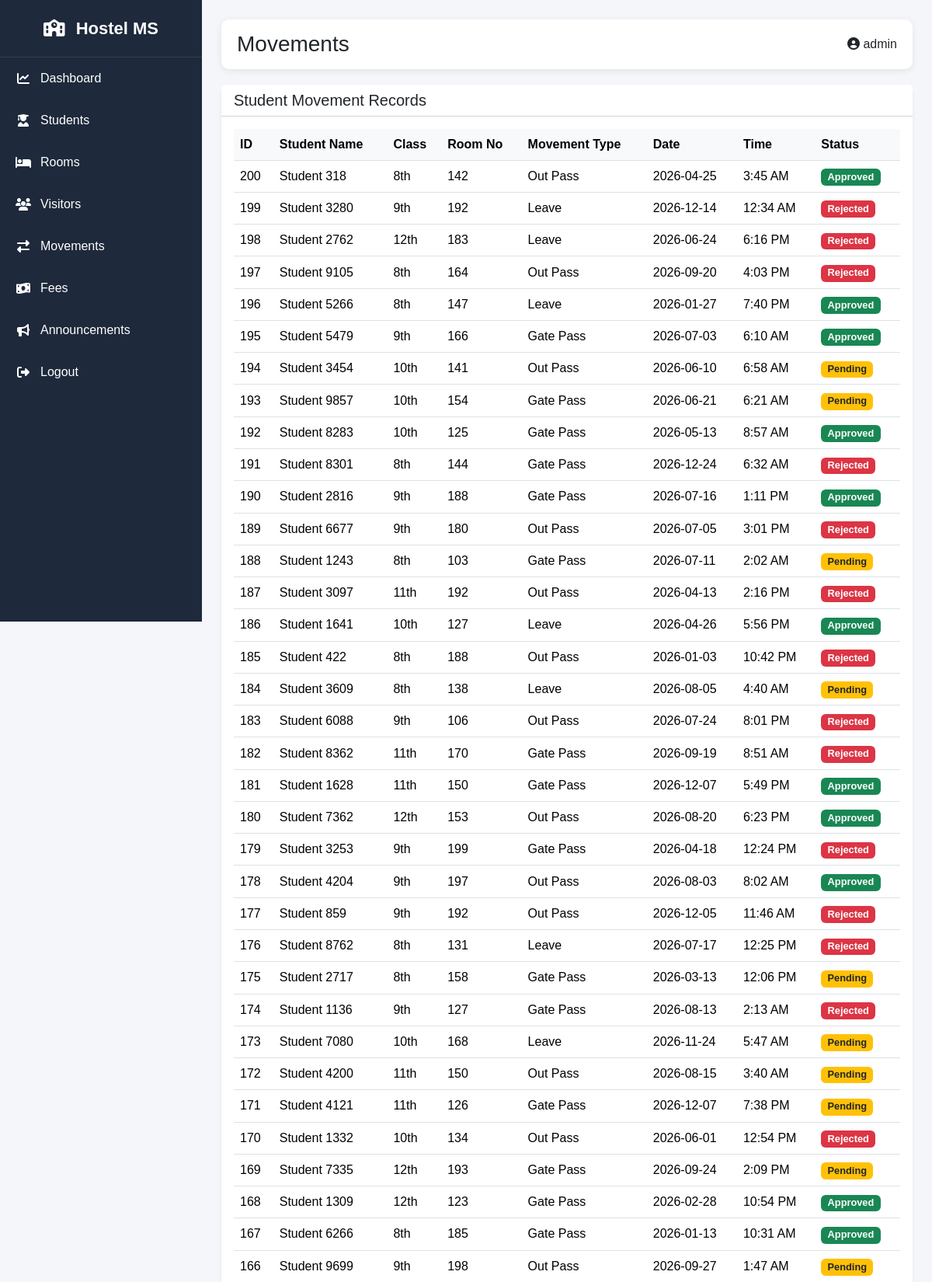
Screenshot of /movements (signed in, upper part) with the database file from the repository.
### models.py (models this page shows)
class Movement(db.Model):
    __tablename__ = "movements"
    id = db.Column(
        db.Integer,
        primary_key=True
    )
    student_name = db.Column(
        db.String(150),
        nullable=False
    )
    class_name = db.Column(
        db.String(20)
    )
    room_no = db.Column(
        db.String(20)
    )
    movement_type = db.Column(
        db.String(50)
    )
    date = db.Column(
        db.String(50)
    )
    time = db.Column(
        db.String(50)
    )
    reason = db.Column(
        db.Text
    )
    status = db.Column(
        db.String(20),
        default="Pending"
    )
    created_at = db.Column(
        db.DateTime,
        default=datetime.utcnow
    )

### routes/hostel_routes.py (the view)
@hostel_bp.route(
    "/movements"
)
def movements():
    if "user_id" not in session:
        return redirect(
            url_for(
                "auth.login"
            )
        )
    movements = Movement.query.order_by(
        Movement.created_at.desc()
    ).all()
    return render_template(
        "movements.html",
        movements=movements
    )

### templates/movements.html (shortened to what this page needs)
{% extends "base.html" %}
{% block page_title %}
Movements
{% endblock %}
{% block content %}
<div class="card border-0 shadow-sm">
    <div class="card-header bg-white">
        <h5 class="mb-0">
            Student Movement Records
        </h5>
    </div>
    <div class="card-body">
        <div class="table-responsive">
            <table class="table table-hover align-middle">
                <thead>
                    <tr>
                        <th>ID</th>
                        <th>Student Name</th>
                        <th>Class</th>
                        <th>Room No</th>
                        <th>Movement Type</th>
                        <th>Date</th>
                        <th>Time</th>
                        <th>Status</th>
                    </tr>
                </thead>
                <tbody>
                    {% for movement in movements %}
                    <tr>
                        <td>
                            {{ movement.id }}
                        </td>
                        <td>
                            {{ movement.student_name }}
                        </td>
                        <td>
                            {{ movement.class_name }}
                        </td>
                        <td>
                            {{ movement.room_no }}
                        </td>
                        <td>
                            {{ movement.movement_type }}
                        </td>
                        <td>
                            {{ movement.date }}
                        </td>
                        <td>
                            {{ movement.time }}
                        </td>
                        <td>
                            {% if movement.status == 'Approved' %}
                            <span class="badge bg-success">
                                {{ movement.status }}
                            </span>
                            {% elif movement.status == 'Pending' %}
                            <span class="badge bg-warning text-dark">
                                {{ movement.status }}
                            </span>
                            {% else %}
                            <span class="badge bg-danger">
                                {{ movement.status }}
                            </span>
                            {% endif %}
                        </td>
                    </tr>
                    {% else %}
                    <tr>
                        <td colspan="8" class="text-center text-muted">
                            No movement records found
                        </td>
                    </tr>
                    {% endfor %}
                </tbody>
            </table>
        </div>
    </div>
</div>
{% endblock %}

### static/css/style.css (style rules this page uses)
* { margin:0; padding:0; box-sizing:border-box; }
body { background:#f4f6f9; font-family:Arial,Helvetica,sans-serif; }
.card { border-radius:12px; }
.table th { background:#f8f9fa; }
.badge { font-size:0.8rem; }

### rows the page displays
Movement: id "200", student_name "Student 318", class_name "8th", room_no "142", movement_type "Out Pass", date "2026-04-25", time "3:45 AM", status "Approved"
Movement: id "199", student_name "Student 3280", class_name "9th", room_no "192", movement_type "Leave", date "2026-12-14", time "12:34 AM", status "Rejected"
Movement: id "198", student_name "Student 2762", class_name "12th", room_no "183", movement_type "Leave", date "2026-06-24", time "6:16 PM", status "Rejected"
Movement: id "197", student_name "Student 9105", class_name "8th", room_no "164", movement_type "Out Pass", date "2026-09-20", time "4:03 PM", status "Rejected"
Movement: id "196", student_name "Student 5266", class_name "8th", room_no "147", movement_type "Leave", date "2026-01-27", time "7:40 PM", status "Approved"
Movement: id "195", student_name "Student 5479", class_name "9th", room_no "166", movement_type "Gate Pass", date "2026-07-03", time "6:10 AM", status "Approved"
Movement: id "194", student_name "Student 3454", class_name "10th", room_no "141", movement_type "Out Pass", date "2026-06-10", time "6:58 AM", status "Pending"
Movement: id "193", student_name "Student 9857", class_name "10th", room_no "154", movement_type "Gate Pass", date "2026-06-21", time "6:21 AM", status "Pending"
Movement: id "192", student_name "Student 8283", class_name "10th", room_no "125", movement_type "Gate Pass", date "2026-05-13", time "8:57 AM", status "Approved"
Movement: id "191", student_name "Student 8301", class_name "8th", room_no "144", movement_type "Gate Pass", date "2026-12-24", time "6:32 AM", status "Rejected"
Movement: id "190", student_name "Student 2816", class_name "9th", room_no "188", movement_type "Gate Pass", date "2026-07-16", time "1:11 PM", status "Approved"
Movement: id "189", student_name "Student 6677", class_name "9th", room_no "180", movement_type "Out Pass", date "2026-07-05", time "3:01 PM", status "Rejected"
Movement: id "188", student_name "Student 1243", class_name "8th", room_no "103", movement_type "Gate Pass", date "2026-07-11", time "2:02 AM", status "Pending"
Movement: id "187", student_name "Student 3097", class_name "11th", room_no "192", movement_type "Out Pass", date "2026-04-13", time "2:16 PM", status "Rejected"
Movement: id "186", student_name "Student 1641", class_name "10th", room_no "127", movement_type "Leave", date "2026-04-26", time "5:56 PM", status "Approved"
Movement: id "185", student_name "Student 422", class_name "8th", room_no "188", movement_type "Out Pass", date "2026-01-03", time "10:42 PM", status "Rejected"
Movement: id "184", student_name "Student 3609", class_name "8th", room_no "138", movement_type "Leave", date "2026-08-05", time "4:40 AM", status "Pending"
Movement: id "183", student_name "Student 6088", class_name "9th", room_no "106", movement_type "Out Pass", date "2026-07-24", time "8:01 PM", status "Rejected"
Movement: id "182", student_name "Student 8362", class_name "11th", room_no "170", movement_type "Gate Pass", date "2026-09-19", time "8:51 AM", status "Rejected"
Movement: id "181", student_name "Student 1628", class_name "11th", room_no "150", movement_type "Gate Pass", date "2026-12-07", time "5:49 PM", status "Approved"
Movement: id "180", student_name "Student 7362", class_name "12th", room_no "153", movement_type "Out Pass", date "2026-08-20", time "6:23 PM", status "Approved"
Movement: id "179", student_name "Student 3253", class_name "9th", room_no "199", movement_type "Gate Pass", date "2026-04-18", time "12:24 PM", status "Rejected"
Movement: id "178", student_name "Student 4204", class_name "9th", room_no "197", movement_type "Out Pass", date "2026-08-03", time "8:02 AM", status "Approved"
Movement: id "177", student_name "Student 859", class_name "9th", room_no "192", movement_type "Out Pass", date "2026-12-05", time "11:46 AM", status "Rejected"
Movement: id "176", student_name "Student 8762", class_name "8th", room_no "131", movement_type "Leave", date "2026-07-17", time "12:25 PM", status "Rejected"
Movement: id "175", student_name "Student 2717", class_name "8th", room_no "158", movement_type "Gate Pass", date "2026-03-13", time "12:06 PM", status "Pending"
Movement: id "174", student_name "Student 1136", class_name "9th", room_no "127", movement_type "Gate Pass", date "2026-08-13", time "2:13 AM", status "Rejected"
Movement: id "173", student_name "Student 7080", class_name "10th", room_no "168", movement_type "Leave", date "2026-11-24", time "5:47 AM", status "Pending"
Movement: id "172", student_name "Student 4200", class_name "11th", room_no "150", movement_type "Out Pass", date "2026-08-15", time "3:40 AM", status "Pending"
Movement: id "171", student_name "Student 4121", class_name "11th", room_no "126", movement_type "Gate Pass", date "2026-12-07", time "7:38 PM", status "Pending"
Movement: id "170", student_name "Student 1332", class_name "10th", room_no "134", movement_type "Out Pass", date "2026-06-01", time "12:54 PM", status "Rejected"
Movement: id "169", student_name "Student 7335", class_name "12th", room_no "193", movement_type "Gate Pass", date "2026-09-24", time "2:09 PM", status "Pending"
Movement: id "168", student_name "Student 1309", class_name "12th", room_no "123", movement_type "Gate Pass", date "2026-02-28", time "10:54 PM", status "Approved"
Movement: id "167", student_name "Student 6266", class_name "8th", room_no "185", movement_type "Gate Pass", date "2026-01-13", time "10:31 AM", status "Approved"
Movement: id "166", student_name "Student 9699", class_name "9th", room_no "198", movement_type "Out Pass", date "2026-09-27", time "1:47 AM", status "Pending"

### other values shown
{{ session.get('username') }} "admin"
